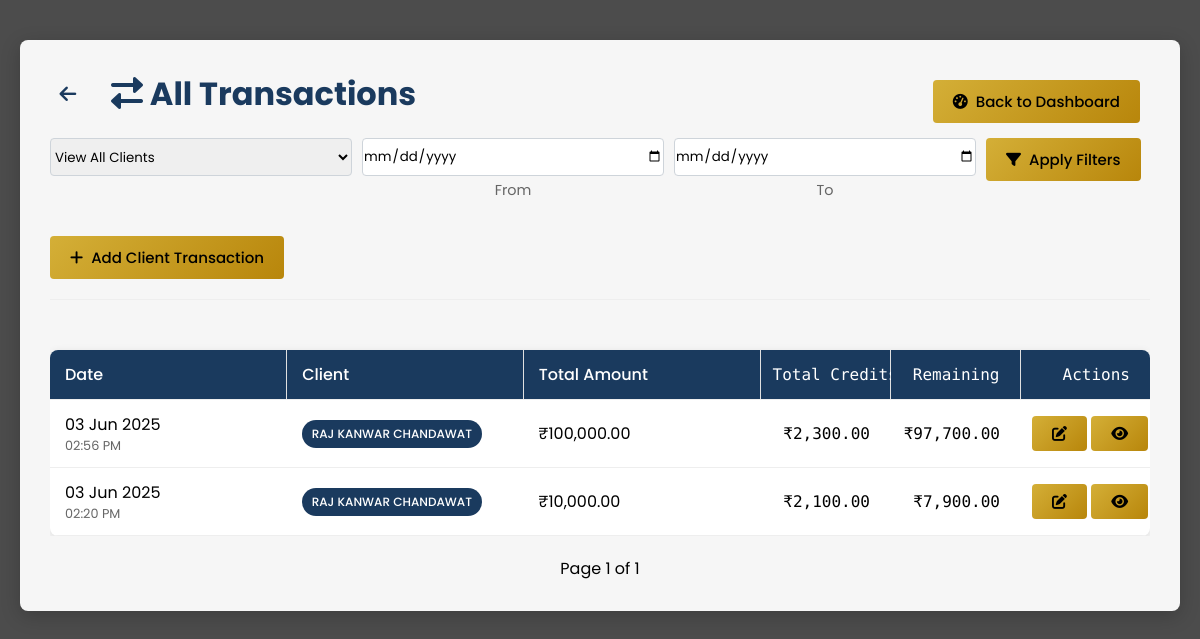
The page /transactions (signed in) on the database its author committed.
### models.py (models this page shows, shortened)
class Transaction(db.Model):
    __tablename__ = 'transactions'
    TYPE_CLIENT = 'client'
    TYPE_VENDOR = 'vendor'
    id = db.Column(db.Integer, primary_key=True)
    date = db.Column(db.DateTime, nullable=False, default=datetime.utcnow)
    name = db.Column(db.String(200), nullable=False)
    description = db.Column(db.Text, nullable=True)
    total_amount = db.Column(db.Integer, default=0)  # in paise
    token_amount = db.Column(db.Integer, default=0)   # in paise
    debit_amount = db.Column(db.Integer, default=0)   # in paise
    credit_amount = db.Column(db.Integer, default=0)  # in paise
    remaining_balance = db.Column(db.Integer, default=0)  # in paise
    transaction_type = db.Column(db.String(20), default=TYPE_CLIENT, nullable=False)  # 'client' or 'vendor'
    client_id = db.Column(db.Integer, db.ForeignKey('clients.id'), nullable=True)
    created_at = db.Column(db.DateTime, default=datetime.utcnow)
    updated_at = db.Column(db.DateTime, default=datetime.utcnow, onupdate=datetime.utcnow)
    working_stages = db.relationship('WorkingStage', backref='transaction', cascade='all, delete-orphan', lazy=True)
    client = db.relationship('Client', backref='transactions')

class Client(db.Model):
    __tablename__ = 'clients'
    id = db.Column(db.Integer, primary_key=True)
    client_id = db.Column(db.String(20), unique=True, nullable=False, index=True)
    name = db.Column(db.String(100), nullable=False)
    _client_type = db.Column('client_type', db.Enum('Individual', 'Corporate', name='client_type'), nullable=False, default='Individual')
    @property
    def client_type(self):
        return self._client_type
    @client_type.setter
    def client_type(self, value):
        if value:
            value = value.strip().title()
            if value not in ['Individual', 'Corporate']:
                value = 'Individual'  # Default to Individual if invalid
        self._client_type = value
    email = db.Column(db.String(120), unique=True, nullable=True)
    phone = db.Column(db.String(20), nullable=True)
    address = db.Column(db.Text, nullable=True)
    city = db.Column(db.String(50), nullable=True)
    state = db.Column(db.String(50), nullable=True)
    country = db.Column(db.String(50), nullable=True, default='India')
    postal_code = db.Column(db.String(20), nullable=True)
    query_license = db.Column(db.String(50), nullable=True)
    near_village = db.Column(db.String(50), nullable=True)
    district = db.Column(db.String(50), nullable=True)
    mining_lease_no = db.Column(db.String(50), nullable=True)
    _status = db.Column('status', db.Enum('Active', 'Pending', 'Inactive', name='client_status'), default='Active')
    @property
    def status(self):
        return self._status
    @status.setter
    def status(self, value):
        if value:
            value = value.strip().title()
            if value not in ['Active', 'Pending', 'Inactive']:
                value = 'Active'  # Default to Active if invalid
        self._status = value
    balance = db.Column(db.Integer, default=0)  # Storing in paise (1/100 of a rupee)
    notes = db.Column(db.Text, nullable=True)
    created_at = db.Column(db.DateTime, default=datetime.utcnow)
    updated_at = db.Column(db.DateTime, default=datetime.utcnow, onupdate=datetime.utcnow)

### app.py (the view)
@app.route('/transactions')
@login_required
def transactions():
    from datetime import datetime, timedelta, timezone
    import pytz
    client_id = request.args.get('client_id', type=int)
    start_date_str = request.args.get('start_date')
    end_date_str = request.args.get('end_date')
    page = request.args.get('page', 1, type=int)
    per_page = 10
    transaction_type = 'client'
    query = Transaction.query.filter(Transaction.transaction_type == transaction_type)
    if client_id:
        query = query.filter(Transaction.client_id == client_id)
    try:
        if start_date_str:
            start_date = datetime.strptime(start_date_str, '%Y-%m-%d').date()
            query = query.filter(Transaction.date >= start_date)
        if end_date_str:
            end_date = datetime.strptime(end_date_str, '%Y-%m-%d').date() + timedelta(days=1)
            query = query.filter(Transaction.date < end_date)
    except ValueError as e:
        print(f"Error parsing dates: {e}")
    total_transactions = query.count()
    transactions_pagination = query.order_by(Transaction.date.desc(), Transaction.id.desc()).paginate(page=page, per_page=per_page, error_out=False)
    all_transactions_query = query.order_by(Transaction.client_id, Transaction.date.asc(), Transaction.id.asc())
    all_transactions = all_transactions_query.all()
    client_balances = {}
    transaction_balances = {}
    for transaction in all_transactions:
        client_id = transaction.client_id
        if client_id not in client_balances:
            client_balances[client_id] = 0
        client_balances[client_id] += (transaction.credit_amount - transaction.debit_amount)
        transaction_balances[transaction.id] = client_balances[client_id]
    paginated_transactions = query.order_by(Transaction.date.desc(), Transaction.id.desc())\
                                .paginate(page=page, per_page=per_page, error_out=False)
    transactions = []
    for transaction in paginated_transactions.items:
        transaction.balance = transaction_balances.get(transaction.id, 0)
        total_credits = transaction.token_amount
        working_stages = WorkingStage.query.filter_by(transaction_id=transaction.id).all()
        for stage in working_stages:
            total_credits += stage.amount
        transaction.total_credits = total_credits
        transaction.working_stages = working_stages
        transactions.append(transaction)
    clients = Client.query.order_by(Client.name).all()
    print(f"SQL Query: {query.statement}")
    print(f"Found {len(transactions)} transactions")
    return render_template('transactions.html',
                         transactions=transactions,
                         transactions_pagination=transactions_pagination,
                         clients=clients,
                         selected_client_id=str(client_id) if client_id else None,
                         start_date=start_date_str if start_date_str else '',
                         end_date=end_date_str if end_date_str else '',
                         pytz=pytz)

### templates/transactions.html (shortened to what this page needs)
<!DOCTYPE html>
<html lang="en">
<head>
    <link rel="stylesheet" href="https://cdnjs.cloudflare.com/ajax/libs/font-awesome/6.0.0-beta3/css/all.min.css">
</head>
<body>
    <div class="container">
        <div class="header" style="position: relative;">
            <div class="header-title">
                <a href="#" class="back-link" title="Go back" onclick="window.history.back(); return false;">
                    <i class="fas fa-arrow-left"></i>
                </a>
                <h1 style="display: inline-block; margin-left: 10px;"><i class="fas fa-exchange-alt"></i>
                    {% if selected_client_id %}
                        {% set client = clients|selectattr('id', 'equalto', selected_client_id)|list %}
                        {{ client[0].name if client else 'All' }} Transactions
                    {% else %}
                        All Transactions
                    {% endif %}
                </h1>
            </div>
            <a href="{{ url_for('home') }}" class="btn" style="position: absolute; top: 0; right: 0; margin: 10px;">
                <i class="fas fa-tachometer-alt"></i> Back to Dashboard
            </a>
            <div class="header-actions">
                <form method="get" action="{{ url_for('transactions') }}" class="filter-form" id="filterForm">
                    <div class="filter-row">
                        <div class="input-group">
                            <select name="client_id" id="clientFilter" class="form-select" onchange="this.form.submit()">
                                <option value="">View All Clients</option>
                            </select>
                        </div>
                        <div class="input-group" style="display: flex; flex-direction: column;">
                            <input type="date" name="start_date" class="form-control" value="{{ request.args.get('start_date', '') }}" placeholder="From date">
                            <div style="text-align: center; margin-top: 4px; font-size: 0.9em; color: #666;">From</div>
                        </div>
                        <div class="input-group" style="display: flex; flex-direction: column;">
                            <input type="date" name="end_date" class="form-control" value="{{ request.args.get('end_date', '') }}" placeholder="To date">
                            <div style="text-align: center; margin-top: 4px; font-size: 0.9em; color: #666;">To</div>
                        </div>
                        <div class="filter-buttons">
                            <button type="submit" class="btn">
                                <i class="fas fa-filter"></i> Apply Filters
                            </button>
                        </div>
                    </div>
                </form>
                <a href="{{ url_for('new_transaction') }}" class="btn" style="background: linear-gradient(135deg, var(--secondary-color), var(--accent-color)); color: #000;">
                    <i class="fas fa-plus"></i> Add Client Transaction
                </a>
            </div>
        </div>
        {% if transactions %}
            <div style="overflow-x: auto;">
                <table class="transactions-table">
                    <thead>
                        <tr>
                            <th>Date</th>
                            <th>Client</th>
                            <th>Total Amount</th>
                            <th>Total Credits</th>
                            <th>Remaining</th>
                            <th>Actions</th>
                        </tr>
                    </thead>
                    <tbody>
                        {% for transaction in transactions %}
                            <tr>
                                <td>
                                    {% if transaction.date %}
                                        <div>{{ transaction.date.strftime('%d %b %Y') }}</div>
                                        <div style="font-size: 0.8em; color: #666;">{{ transaction.date.strftime('%I:%M %p') }}</div>
                                    {% else %}
                                        -
                                    {% endif %}
                                </td>
                                <td>
                                    {% if transaction.client %}
                                        <span class="badge" style="background-color: #1a3a5e; color: white;">
                                            {{ transaction.client.name }}
                                        </span>
                                    {% else %}
                                        <span style="color: #6c757d;">-</span>
                                    {% endif %}
                                </td>
                                <td>₹{{ "{0:,.2f}".format(transaction.total_amount / 100) if transaction.total_amount else '0.00' }}</td>
                                <td>₹{{ "{0:,.2f}".format(transaction.total_credits / 100) if transaction.total_credits else '0.00' }}</td>
                                <td class="{% if transaction.remaining_balance < 0 %}text-danger{% endif %}">
                                    ₹{{ "{0:,.2f}".format(transaction.remaining_balance / 100) if transaction.remaining_balance is not none else '0.00' }}
                                </td>
                                <td>
                                    <div class="btn-group" role="group" aria-label="Transaction actions">
                                        <a href="{{ url_for('edit_transaction', transaction_id=transaction.id) }}" class="btn btn-sm btn-outline-primary" title="Edit">
                                            <i class="fas fa-edit"></i>
                                        </a>
                                        <button class="btn btn-sm btn-outline-secondary show-more-btn" data-transaction-id="{{ transaction.id }}" title="View Details">
                                            <i class="fas fa-eye"></i>
                                        </button>
                                    </div>
                                </td>
                            </tr>
                        {% endfor %}
                    </tbody>
                </table>
            </div>
            <div class="pagination" style="margin-top: 20px; display: flex; justify-content: center; gap: 10px; align-items: center;">
                <div class="pagination-info" style="display: flex; align-items: center; gap: 10px;">
                    <span>Page {{ transactions_pagination.page }} of {{ transactions_pagination.pages if transactions_pagination.pages > 0 else 1 }}</span>
                </div>
            </div>
        {% endif %}
    </div>
</body>
</html>

### rows shown on the page
Transaction: total_amount "100,000.00", total_credits "2,300.00", remaining_balance "97,700.00"
Transaction: total_amount "10,000.00", total_credits "2,100.00", remaining_balance "7,900.00"

### other values the page prints
{{ client[0].name if client else 'All' }} "All"
{{ transactions_pagination.page }} "1"
